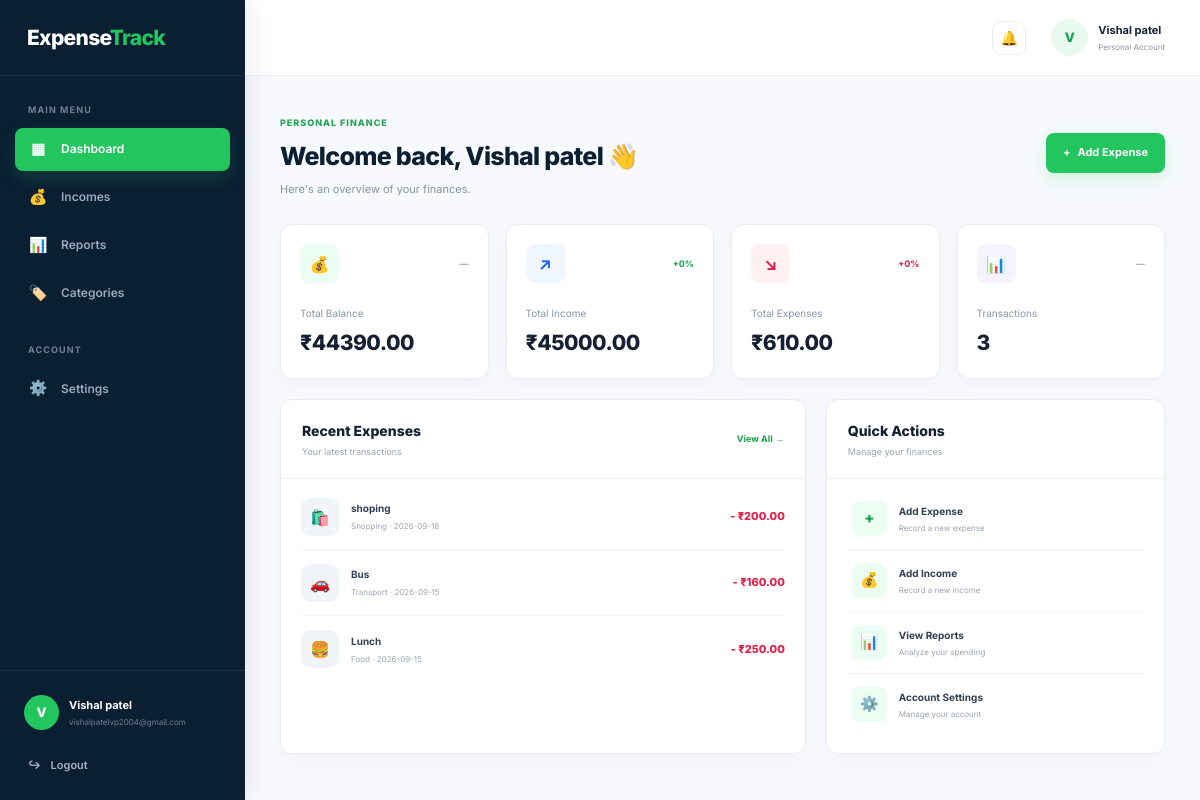
The app's page /dashboard (signed in) with its own data.
### tables this page shows
CREATE TABLE expenses (
    id INTEGER PRIMARY KEY AUTOINCREMENT,
    title TEXT NOT NULL,
    amount REAL NOT NULL,
    category TEXT NOT NULL,
    date TEXT NOT NULL
, user_id INTEGER
        REFERENCES users(id));

### app.py (the view)
@app.route("/dashboard")
def dashboard():
    if "user_id" not in session:
        flash("Please login first.")
        return redirect("/")
    connection = get_db_connection()
    expenses = connection.execute(
        """
        SELECT *
        FROM expenses
        WHERE user_id = ?
        ORDER BY date DESC, id DESC
        """,
        (session["user_id"],)
    ).fetchall()
    total_expenses = connection.execute(
        """
        SELECT COALESCE(SUM(amount), 0)
        FROM expenses
        WHERE user_id = ?
        """,
        (session["user_id"],)
    ).fetchone()[0]
    transaction_count = connection.execute(
        """
        SELECT COUNT(*)
        FROM expenses
        WHERE user_id = ?
        """,
        (session["user_id"],)
    ).fetchone()[0]
    total_income = connection.execute(
        """
        SELECT COALESCE(SUM(amount), 0)
        FROM incomes
        WHERE user_id = ?
        """,
        (session["user_id"],)
    ).fetchone()[0]
    incomes = connection.execute(
        """
        SELECT *
        FROM incomes
        WHERE user_id = ?
        ORDER BY date DESC, id DESC
        """,
        (session["user_id"],)
    ).fetchall()
    total_income = connection.execute(
        """
        SELECT COALESCE(SUM(amount), 0)
        FROM incomes
        WHERE user_id = ?
        """,
        (session["user_id"],)
    ).fetchone()[0]
    balance = total_income - total_expenses
    connection.close()
    return render_template(
    "dashboard.html",
    expenses=expenses,
    total_expenses=total_expenses,
    transaction_count=transaction_count,
    incomes= incomes,
    total_income=total_income,
    balance=balance
)

### app.py (called while the page is built)
def get_db_connection():
    connection = sqlite3.connect("expense.db")
    connection.row_factory = sqlite3.Row
    return connection

### templates/dashboard.html (shortened to what this page needs)
<!doctype html>
<html lang="en">
  <head>
    <link
      rel="stylesheet"
      href="{{ url_for('static', filename='css/style.css') }}"
    />
  </head>
  <body class="dashboard-page">
    <aside class="dashboard-sidebar" id="dashboardSidebar">
      <div class="sidebar-logo">
        <a href="/"> Expense<span>Track</span> </a>
      </div>
      <div class="sidebar-menu">
        <p class="menu-title">MAIN MENU</p>
        <a href="/dashboard" class="sidebar-link active">
          <span class="menu-icon">▦</span>
          <span>Dashboard</span>
        </a>
        <a href="#" class="sidebar-link" onclick="openIncomeList(event)">
          <span class="menu-icon">💰</span>
          <span>Incomes</span>
        </a>
        <a href="#" class="sidebar-link">
          <span class="menu-icon">📊</span>
          <span>Reports</span>
        </a>
        <a href="#" class="sidebar-link">
          <span class="menu-icon">🏷️</span>
          <span>Categories</span>
        </a>
        <p class="menu-title sidebar-settings-title">ACCOUNT</p>
        <a href="#" class="sidebar-link">
          <span class="menu-icon">⚙️</span>
          <span>Settings</span>
        </a>
      </div>
      <div class="sidebar-bottom">
        <div class="sidebar-user">
          <div class="sidebar-avatar">{{ session["user_name"][0]|upper }}</div>
          <div class="sidebar-user-details">
            <strong> {{ session["user_name"] }} </strong>
            <span> {{ session["user_email"] }} </span>
          </div>
        </div>
        <a href="/logout" class="sidebar-logout">
          <span>↪</span>
          Logout
        </a>
      </div>
    </aside>
    <div class="dashboard-main">
      <header class="dashboard-topbar">
        <div class="topbar-right">
          <div class="notification-icon">🔔</div>
          <div class="topbar-user">
            <div class="topbar-avatar">{{ session["user_name"][0]|upper }}</div>
            <div class="topbar-user-text">
              <strong> {{ session["user_name"] }} </strong>
              <span> Personal Account </span>
            </div>
          </div>
        </div>
      </header>
      <main class="dashboard-content">
        <div class="dashboard-heading">
          <div>
            <span class="dashboard-label"> PERSONAL FINANCE </span>
            <h1>Welcome back, {{ session["user_name"] }} 👋</h1>
            <p>Here's an overview of your finances.</p>
          </div>
          <a
            href="#"
            class="dashboard-add-btn"
            onclick="openExpenseModal(event)"
          >
            <span>+</span>
            Add Expense
          </a>
        </div>
        <section class="summary-grid">
          <div class="summary-card">
            <div class="summary-card-top">
              <div class="summary-icon balance-icon">💰</div>
              <span class="summary-trend"> — </span>
            </div>
            <div class="summary-card-info">
              <span> Total Balance </span>
              <h2>₹{{ "%.2f"|format(balance) }}</h2>
            </div>
          </div>
          <div class="summary-card">
            <div class="summary-card-top">
              <div class="summary-icon income-icon">↗</div>
              <span class="summary-trend positive"> +0% </span>
            </div>
            <div class="summary-card-info">
              <span> Total Income </span>
              <h2>₹{{ "%.2f"|format(total_income) }}</h2>
            </div>
          </div>
          <div class="summary-card">
            <div class="summary-card-top">
              <div class="summary-icon expense-icon">↘</div>
              <span class="summary-trend negative"> +0% </span>
            </div>
            <div class="summary-card-info">
              <span> Total Expenses </span>
              <h2>₹{{ "%.2f"|format(total_expenses) }}</h2>
            </div>
          </div>
          <div class="summary-card">
            <div class="summary-card-top">
              <div class="summary-icon transaction-icon">📊</div>
              <span class="summary-trend"> — </span>
            </div>
            <div class="summary-card-info">
              <span> Transactions </span>
              <h2>{{ transaction_count }}</h2>
            </div>
          </div>
        </section>
        <section class="dashboard-lower">
          <div class="dashboard-card recent-card">
            <div class="card-header">
              <div>
                <h2>Recent Expenses</h2>
                <p>Your latest transactions</p>
              </div>
              <a href="#" class="view-all-btn" onclick="openAllExpenses(event)">
                View All →
              </a>
            </div>
            {% if expenses %}
            <div class="expense-list">
              {% for expense in expenses[:5] %}
              <div class="expense-row">
                <div class="expense-left">
                  <div class="expense-category-icon">
                    {% if expense["category"] == "Food" %} 🍔 {% elif
                    expense["category"] == "Transport" %} 🚗 {% elif
                    expense["category"] == "Shopping" %} 🛍️ {% elif
                    expense["category"] == "Bills" %} 🧾 {% elif
                    expense["category"] == "Education" %} 📚 {% else %} 💳 {%
                    endif %}
                  </div>
                  <div class="expense-details">
                    <strong> {{ expense["title"] }} </strong>
                    <span>
                      {{ expense["category"] }} · {{ expense["date"] }}
                    </span>
                  </div>
                </div>
                <div class="expense-amount">
                  - ₹{{ "%.2f"|format(expense["amount"]) }}
                </div>
              </div>
              {% endfor %}
            </div>
            {% endif %}
          </div>
          <div class="dashboard-card quick-card">
            <div class="card-header">
              <div>
                <h2>Quick Actions</h2>
                <p>Manage your finances</p>
              </div>
            </div>
            <div class="quick-actions">
              <a
                href="#"
                class="quick-action"
                onclick="openExpenseModal(event)"
              >
                <div class="quick-action-icon">+</div>
                <div>
                  <strong> Add Expense </strong>
                  <span> Record a new expense </span>
                </div>
              </a>
              <a href="#" class="quick-action" onclick="openIncomeModal(event)">
                <div class="quick-action-icon">💰</div>
                <div>
                  <strong> Add Income </strong>
                  <span> Record a new income </span>
                </div>
              </a>
              <a href="#" class="quick-action">
                <div class="quick-action-icon">📊</div>
                <div>
                  <strong> View Reports </strong>
                  <span> Analyze your spending </span>
                </div>
              </a>
              <a href="#" class="quick-action">
                <div class="quick-action-icon">⚙️</div>
                <div>
                  <strong> Account Settings </strong>
                  <span> Manage your account </span>
                </div>
              </a>
            </div>
          </div>
        </section>
      </main>
    </div>
  </body>
</html>

### records on screen
expenses: title "shoping", category "Shopping", date "2026-09-18", amount "200.00"
expenses: title "Bus", category "Transport", date "2026-09-15", amount "160.00"
expenses: title "Lunch", category "Food", date "2026-09-15", amount "250.00"

### other values on screen
{{ session["user_name"][0]|upper }} "V"
{{ session["user_name"] }} "Vishal patel"
{{ session["user_email"] }} "vishalpatelvp2004@gmail.com"
{{ "%.2f"|format(balance) }} "44390.00"
{{ "%.2f"|format(total_income) }} "45000.00"
{{ "%.2f"|format(total_expenses) }} "610.00"
{{ transaction_count }} "3"
